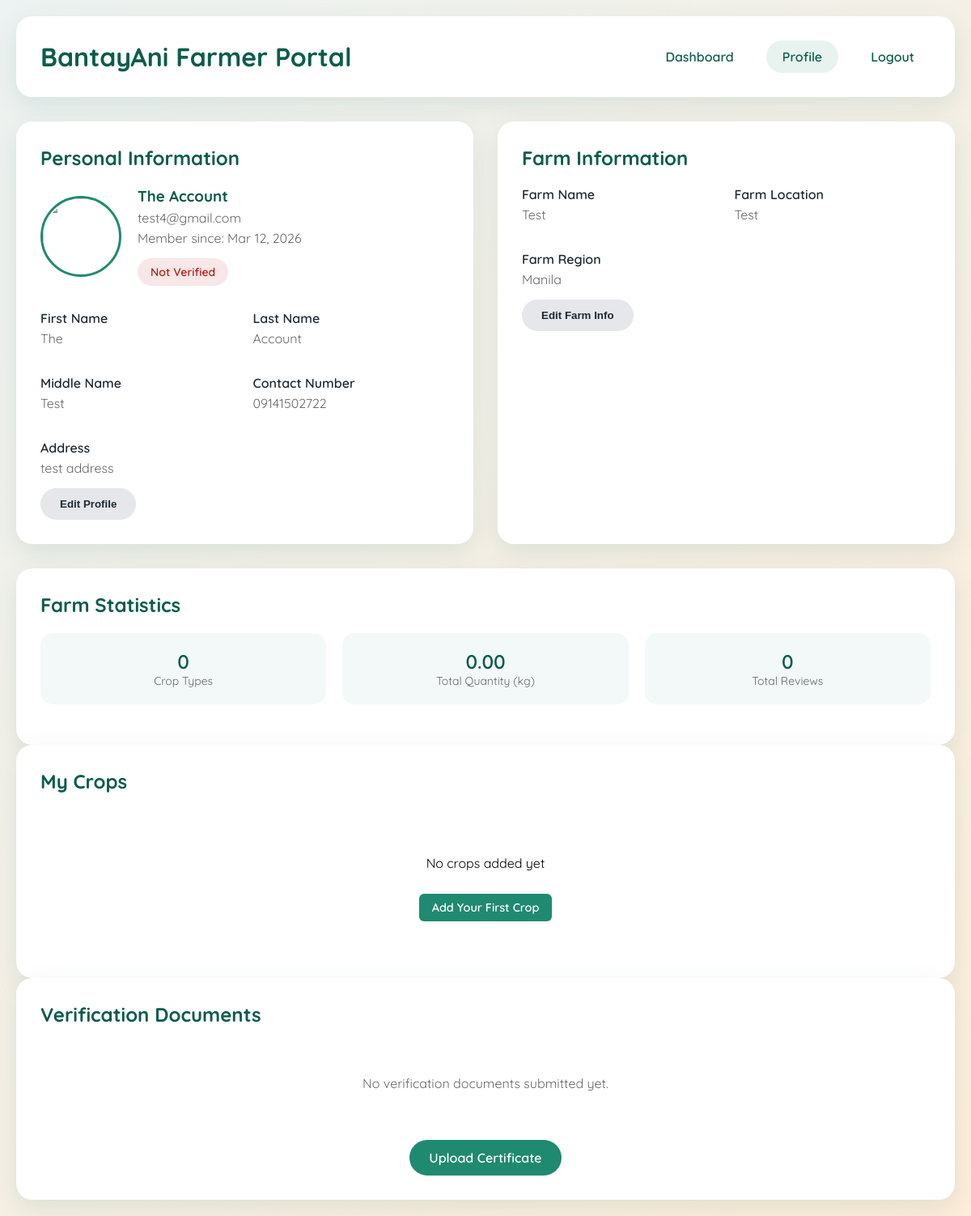
The app's page /farmer/profile.php (signed in) with its own data.
### tables this page shows
CREATE TABLE `users` (
  `user_id` int(11) NOT NULL,
  `role` enum('Farmer','Buyer','Admin') NOT NULL,
  `first_name` varchar(45) NOT NULL,
  `middle_name` varchar(45) NOT NULL,
  `last_name` varchar(45) NOT NULL,
  `email` varchar(45) NOT NULL,
  `password` varchar(255) NOT NULL,
  `contact_number` varchar(45) DEFAULT NULL,
  `address` varchar(45) NOT NULL,
  `is_verified` tinyint(4) DEFAULT 0,
  `created_at` timestamp NULL DEFAULT current_timestamp(),
  `img_path` varchar(255) DEFAULT NULL
);

CREATE TABLE `farmer_profiles` (
  `farmer_id` int(11) NOT NULL,
  `farm_name` varchar(45) NOT NULL,
  `farm_location` varchar(255) NOT NULL,
  `farm_img_path` varchar(255) DEFAULT NULL,
  `verified_by` int(11) DEFAULT NULL,
  `verified_at` timestamp NULL DEFAULT NULL,
  `region` varchar(100) DEFAULT NULL
);

### farmer/profile.php (the view, shortened to what this page needs)
<?php
require_once __DIR__ . '/../includes/config.php';
require_once __DIR__ . '/../includes/verification_helper.php';
$user_id = $_SESSION['user_id'];
$stmt = $conn->prepare("
    SELECT u.first_name, u.middle_name, u.last_name, u.email,
           u.contact_number, u.address, u.img_path, u.is_verified, u.created_at
    FROM users u
    WHERE u.user_id = ?
    LIMIT 1
");
$stmt->bind_param('i', $user_id);
$stmt->execute();
$user = $stmt->get_result()->fetch_assoc();
$stmt = $conn->prepare("
    SELECT fp.farm_name, fp.farm_location, fp.farm_img_path, fp.region,
           fp.verified_by, fp.verified_at,
           CONCAT(a.first_name, ' ', a.last_name) as verified_by_name
    FROM farmer_profiles fp
    LEFT JOIN users a ON fp.verified_by = a.user_id
    WHERE fp.farmer_id = ?
    LIMIT 1
");
$stmt->bind_param('i', $user_id);
$stmt->execute();
$farmer_profile = $stmt->get_result()->fetch_assoc();
$stmt = $conn->prepare("
    SELECT verification_id, certificate_type, certificate_name,
           certificate_path, status, submitted_at, reviewed_at, admin_notes
    FROM farmer_verification
    WHERE farmer_id = ?
    ORDER BY submitted_at DESC
");
$stmt->bind_param('i', $user_id);
$stmt->execute();
$verification_docs = $stmt->get_result()->fetch_all(MYSQLI_ASSOC);
$stmt = $conn->prepare("
    SELECT COUNT(*) as total_crops, SUM(quantity) as total_quantity
    FROM crops_inventory ci
    JOIN crops c ON ci.crop_id = c.crop_id
    WHERE ci.farmer_id = ?
");
$stmt->bind_param('i', $user_id);
$stmt->execute();
$inventory_summary = $stmt->get_result()->fetch_assoc();
$stmt = $conn->prepare("
    SELECT AVG(rating) as avg_rating, COUNT(*) as total_ratings
    FROM ratings
    WHERE farmer_id = ?
");
$stmt->bind_param('i', $user_id);
$stmt->execute();
$ratings = $stmt->get_result()->fetch_assoc();
$profile_img = $user['img_path'] ?? '';
$default_avatar = '../images/default-avatar.png';
$public_profile_path = !empty($profile_img)
    ? '../' . ltrim($profile_img, '/')
    : $default_avatar;
?>
<!DOCTYPE html>
<html lang="en">
<head>
</head>
<body>
    <div class="container">
        <div class="header">
            <h1 style="margin: 0; color: var(--green-dark);">BantayAni Farmer Portal</h1>
            <div class="nav-links">
                <a href="../index.php" class="nav-link">Dashboard</a>
                <a href="profile.php" style="background: rgba(31, 138, 112, 0.1);">Profile</a>
                <a href="/bantayani/user/logout.php">Logout</a>
            </div>
        </div>
        <div class="profile-grid">
            <div class="card" id="personalCard">
                <h2>Personal Information</h2>
                <div class="profile-header">
                    <img src="<?= htmlspecialchars($public_profile_path) ?>" class="profile-avatar"
                         onerror="this.src='../images/default-avatar.png';">
                    <div class="profile-info">
                        <h3><?= htmlspecialchars($user['first_name'] . ' ' . $user['last_name']) ?></h3>
                        <p><?= htmlspecialchars($user['email']) ?></p>
                        <p>Member since: <?= date('M d, Y', strtotime($user['created_at'])) ?></p>
                        <?= getVerificationStatusBadge($user['is_verified']) ?>
                    </div>
                </div>
                <div class="view-mode">
                    <div class="info-grid">
                        <div class="info-item">
                            <label>First Name</label>
                            <p><?= htmlspecialchars($user['first_name']) ?></p>
                        </div>
                        <div class="info-item">
                            <label>Last Name</label>
                            <p><?= htmlspecialchars($user['last_name']) ?></p>
                        </div>
                        <div class="info-item">
                            <label>Middle Name</label>
                            <p><?= htmlspecialchars($user['middle_name']) ?></p>
                        </div>
                        <div class="info-item">
                            <label>Contact Number</label>
                            <p><?= htmlspecialchars($user['contact_number']) ?></p>
                        </div>
                        <div class="info-item" style="grid-column: 1 / -1;">
                            <label>Address</label>
                            <p><?= htmlspecialchars($user['address']) ?></p>
                        </div>
                    </div>
                    <button class="btn btn-secondary edit-btn" onclick="toggleEditMode()">Edit Profile</button>
                </div>
            </div>
            <div class="card" id="farmCard">
                <h2>Farm Information</h2>
                <?php if ($farmer_profile): ?>
                    <div class="view-mode">
                        <div class="info-grid">
                            <div class="info-item">
                                <label>Farm Name</label>
                                <p><?= htmlspecialchars($farmer_profile['farm_name']) ?></p>
                            </div>
                            <div class="info-item">
                                <label>Farm Location</label>
                                <p><?= htmlspecialchars($farmer_profile['farm_location']) ?></p>
                            </div>
                            <div class="info-item">
                                <label>Farm Region</label>
                                <p><?= htmlspecialchars($farmer_profile['region'] ?? 'Not specified') ?></p>
                            </div>
                        </div>
                        <button class="btn btn-secondary edit-btn" onclick="toggleFarmEditMode()">Edit Farm Info</button>
                    </div>
                <?php else: ?>
                    <p style="color: #666; text-align: center; padding: 40px 0;">
                        No farm information available. Please update your profile.
                    </p>
                <?php endif; ?>
            </div>
        </div>
        <div class="card">
            <h2>Farm Statistics</h2>
            <div class="stats-grid">
                <div class="stat-card">
                    <div class="stat-number"><?= $inventory_summary['total_crops'] ?? 0 ?></div>
                    <div class="stat-label">Crop Types</div>
                </div>
                <div class="stat-card">
                    <div class="stat-number"><?= number_format($inventory_summary['total_quantity'] ?? 0, 2) ?></div>
                    <div class="stat-label">Total Quantity (kg)</div>
                </div>
                <div class="stat-card">
                    <div class="stat-number"><?= $ratings['total_ratings'] ?? 0 ?></div>
                    <div class="stat-label">Total Reviews</div>
                </div>
            </div>
        </div>
        <div class="card">
            <h2>My Crops</h2>
            <?php
            $crops_stmt = $conn->prepare("
                SELECT ci.inventory_id, ci.crop_id, ci.quantity, ci.harvest_date, ci.price, c.crop_name, ci.unit,
                       GROUP_CONCAT(ci_img.image_path ORDER BY ci_img.is_primary DESC) as images,
                       GROUP_CONCAT(ci_img.image_id ORDER BY ci_img.is_primary DESC) as image_ids
                FROM crops_inventory ci
                JOIN crops c ON ci.crop_id = c.crop_id
                LEFT JOIN crop_images ci_img ON ci.inventory_id = ci_img.inventory_id
                WHERE ci.farmer_id = ?
                GROUP BY ci.inventory_id
                ORDER BY ci.created_at DESC
            ");
            $crops_stmt->bind_param("i", $user_id);
            $crops_stmt->execute();
            $crops_result = $crops_stmt->get_result();
            $crops = $crops_result->fetch_all(MYSQLI_ASSOC);
            ?>
            <?php if (!empty($crops)): ?>
                <div class="crops-showcase" style="display: grid; grid-template-columns: repeat(auto-fill, minmax(200px, 1fr)); gap: 16px; margin-top: 16px;">
                    <?php foreach ($crops as $crop): ?>
                        <?php
                        $images = $crop['images'] ? explode(',', $crop['images']) : [];
                        $primary_image = !empty($images) ? $images[0] : null;
                        ?>
                        <div class="crop-card" style="border: 1px solid #e4e7eb; border-radius: 12px; padding: 12px; text-align: center;">
                            <?php if ($primary_image): ?>
                                <div style="width: 100%; height: 100px; margin-bottom: 8px; overflow: hidden; border-radius: 8px;">
                                    <img src="../<?= htmlspecialchars($primary_image) ?>"
                                         alt="<?= htmlspecialchars($crop['crop_name']) ?>"
                                         style="width: 100%; height: 100%; object-fit: cover;">
                                </div>
                            <?php else: ?>
                                <div style="width: 100%; height: 100px; background: #f9fafb; border-radius: 8px; margin-bottom: 8px; display: flex; align-items: center; justify-content: center; color: #666;">
                                    <i class="fa-solid fa-image" style="font-size: 1.5rem;"></i>
                                </div>
                            <?php endif; ?>
                            <h4 style="margin: 0 0 4px 0; color: var(--text); font-size: 0.95rem;"><?= htmlspecialchars($crop['crop_name']) ?></h4>
                            <p style="margin: 2px 0; font-size: 0.85rem; color: var(--text-light);">
                                <?= htmlspecialchars($crop['quantity']) ?> <?= htmlspecialchars($crop['unit']) ?>
                            </p>
                            <p style="margin: 2px 0; font-size: 0.85rem; color: var(--green); font-weight: 600;">
                                ₱<?= number_format($crop['price'], 2) ?>/<?= htmlspecialchars($crop['unit']) ?>
                            </p>
                        </div>
                    <?php endforeach; ?>
                </div>
                <div style="text-align: center; margin-top: 16px;">
                    <a href="inventory.php" class="btn" style="display: inline-block; padding: 8px 16px; background: var(--green); color: white; text-decoration: none; border-radius: 6px; font-size: 0.9rem;">Manage Inventory</a>
                </div>
            <?php else: ?>
                <div style="text-align: center; padding: 40px; color: var(--text-light);">
                    <p>No crops added yet</p>
                    <a href="inventory.php" class="btn" style="display: inline-block; margin-top: 12px; padding: 8px 16px; background: var(--green); color: white; text-decoration: none; border-radius: 6px; font-size: 0.9rem;">Add Your First Crop</a>
                </div>
            <?php endif; ?>
        </div>
        <div class="card">
            <h2>Verification Documents</h2>
            <?php if (!empty($verification_docs)): ?>
                <div class="documents-list">
                    <?php foreach ($verification_docs as $doc): ?>
                        <div class="document-item">
                            <div class="document-info">
                                <h4><?= htmlspecialchars($doc['certificate_name']) ?></h4>
                                <p><?= htmlspecialchars($doc['certificate_type']) ?> • Submitted: <?= date('M d, Y', strtotime($doc['submitted_at'])) ?></p>
                                <?php if ($doc['admin_notes']): ?>
                                    <p style="color: var(--text); font-style: italic;">Note: <?= htmlspecialchars($doc['admin_notes']) ?></p>
                                <?php endif; ?>
                            </div>
                            <div>
                                <?= getCertificateStatusBadge($doc['status']) ?>
                                <div style="margin-top: 5px;">
                                    <a href="<?= htmlspecialchars('/bantayani/' . ltrim($doc['certificate_path'], '/')) ?>" target="_blank" class="btn btn-secondary" style="padding: 5px 10px; font-size: 12px;">View</a>
                                </div>
                            </div>
                        </div>
                    <?php endforeach; ?>
                </div>
            <?php else: ?>
                <p style="color: #666; text-align: center; padding: 40px 0;">
                    No verification documents submitted yet.
                </p>
            <?php endif; ?>
            <div style="text-align: center; margin-top: 20px;">
                <a href="upload_certificate.php" class="btn">Upload Certificate</a>
            </div>
        </div>
    </div>
</body>
</html>

### farmer/profile.php (style rules this page uses)
:root { --green-dark: #0c5c4c; --green: #1f8a70; --beige: #f6f1e9; --text: #1f2933; --error: #b91c1c; --warning: #f59e0b; --success: #10b981; }
* { box-sizing: border-box; }
body { margin: 0; font-family: 'Quicksand', 'Segoe UI', sans-serif; background: linear-gradient(135deg, rgba(12, 92, 76, 0.08), rgba(242, 135, 5, 0.15)); min-height: 100vh; }
.container { max-width: 1200px; margin: 0 auto; padding: 20px; }
.header { background: white; border-radius: 20px; padding: 30px; margin-bottom: 30px; box-shadow: 0 10px 30px rgba(12, 92, 76, 0.1); display: flex; justify-content: space-between; align-items: center; }
.nav-links { display: flex; gap: 20px; }
.nav-links a { text-decoration: none; color: var(--green-dark); font-weight: 600; padding: 10px 20px; border-radius: 25px; transition: background 0.3s ease; }
.profile-grid { display: grid; grid-template-columns: 1fr 1fr; gap: 30px; margin-bottom: 30px; }
.card { background: white; border-radius: 20px; padding: 30px; box-shadow: 0 10px 30px rgba(12, 92, 76, 0.1); }
.card h2 { color: var(--green-dark); margin-top: 0; margin-bottom: 20px; }
.profile-header { display: flex; align-items: center; gap: 20px; margin-bottom: 30px; }
.profile-avatar { width: 100px; height: 100px; border-radius: 50%; object-fit: cover; border: 3px solid var(--green); }
.profile-info h3 { margin: 0; color: var(--green-dark); }
.profile-info p { margin: 5px 0; color: #666; }
.info-grid { display: grid; grid-template-columns: 1fr 1fr; gap: 20px; }
.info-item { margin-bottom: 15px; }
.info-item label { display: block; font-weight: 600; color: var(--text); margin-bottom: 5px; }
.info-item p { margin: 0; color: #666; }
.stats-grid { display: grid; grid-template-columns: repeat(3, 1fr); gap: 20px; margin-bottom: 20px; }
.stat-card { text-align: center; padding: 20px; background: rgba(31, 138, 112, 0.05); border-radius: 15px; }
.stat-number { font-size: 24px; font-weight: 600; color: var(--green-dark); }
.stat-label { color: #666; font-size: 14px; }
.btn { display: inline-block; padding: 12px 24px; background: var(--green); color: white; text-decoration: none; border-radius: 25px; font-weight: 600; border: none; cursor: pointer; transition: background 0.3s ease; }
.btn-secondary { background: #e5e7eb; color: var(--text); }
.view-mode .edit-btn { display: inline-block; }

### records on screen
users: first_name+last_name "The Account", email "test4@gmail.com", created_at "Mar 12, 2026", first_name "The", last_name "Account", middle_name "Test", contact_number "09141502722", address "test address"
farmer_profiles: farm_name "Test", farm_location "Test", region "Manila"

### other values on screen
$inventory_summary['total_crops'] "0"
$inventory_summary['total_quantity'] "0.00"
$ratings['total_ratings'] "0"
